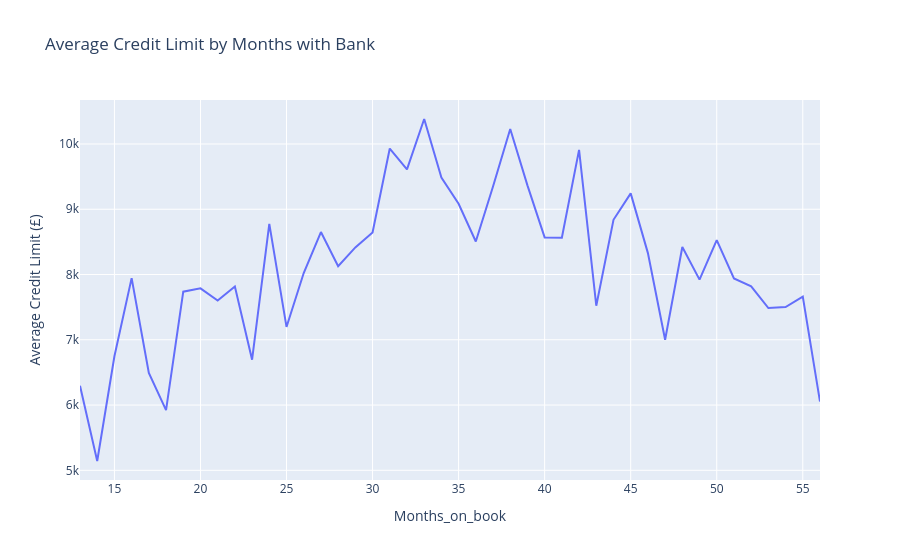

Notebook source saved alongside this figure:
### Code cell
average_credit = df_clean.groupby('Months_on_book')['Credit_Limit'].mean().round(2)

fig = px.line(
    average_credit,
    x=average_credit.index,
    y=average_credit.values,
    title='Average Credit Limit by Months with Bank',
    labels={
        'x': 'Months with Bank',
        'y': 'Average Credit Limit (£)'
    },
)
fig.show()

### Figure 1 — Plotly figure (JSON) as saved in the notebook; plotly's stock layout.template omitted (floating-point values rounded to 4 significant figures)
{"data": [{"hovertemplate": "Months_on_book=%{x}<br>Average Credit Limit (£)=%{y}<extra></extra>", "legendgroup": "", "line": {"color": "#636efa", "dash": "solid"}, "marker": {"symbol": "circle"}, "mode": "lines", "name": "", "orientation": "v", "showlegend": false, "type": "scatter", "x": [13, 14, 15, 16, 17, 18, 19, 20, 21, 22, 23, 24, 25, 26, 27, 28, 29, 30, 31, 32, 33, 34, 35, 36, 37, 38, 39, 40, 41, 42, 43, 44, 45, 46, 47, 48, 49, 50, 51, 52, 53, 54, 55, 56], "xaxis": "x", "y": [6296.0, 5143.0, 6747.0, 7944.0, 6493.0, 5922.0, 7737.0, 7788.0, 7602.0, 7817.0, 6695.0, 8775.0, 7197.0, 8022.0, 8651.0, 8127.0, 8416.0, 8644.0, 9931.0, 9611.0, 10380.0, 9486.0, 9084.0, 8506.0, 9350.0, 10230.0, 9366.0, 8568.0, 8563.0, 9911.0, 7522.0, 8838.0, 9243.0, 8328.0, 7000.0, 8422.0, 7922.0, 8527, 7940.0, 7819.0, 7486.0, 7502.0, 7662.0, 6052.0], "yaxis": "y"}], "layout": {"legend": {"tracegroupgap": 0}, "title": {"text": "Average Credit Limit by Months with Bank"}, "xaxis": {"anchor": "y", "domain": [0, 1], "title": {"text": "Months_on_book"}}, "yaxis": {"anchor": "x", "domain": [0, 1], "title": {"text": "Average Credit Limit (£)"}}}}
